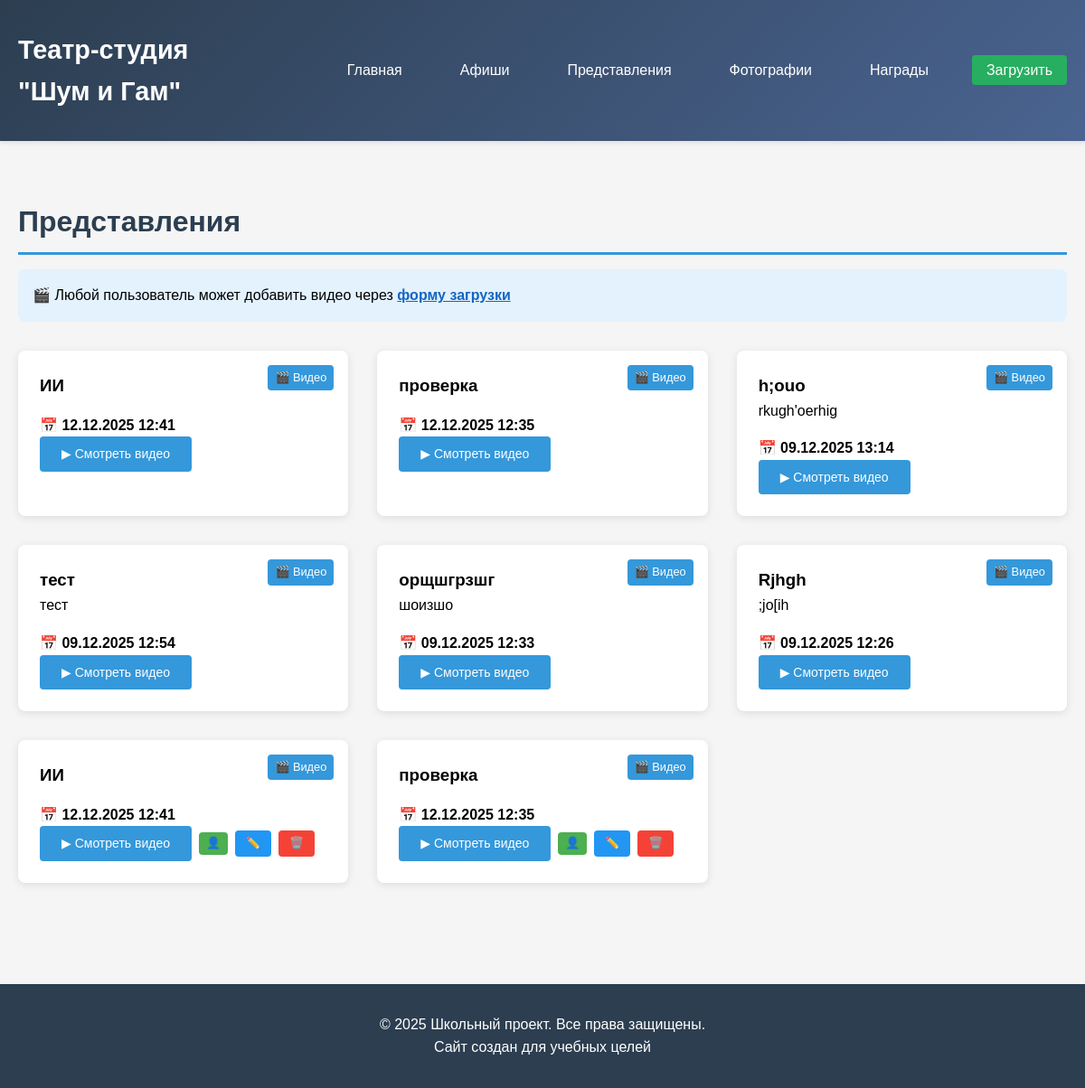
/performances/, run on an earlier commit of the app's database.
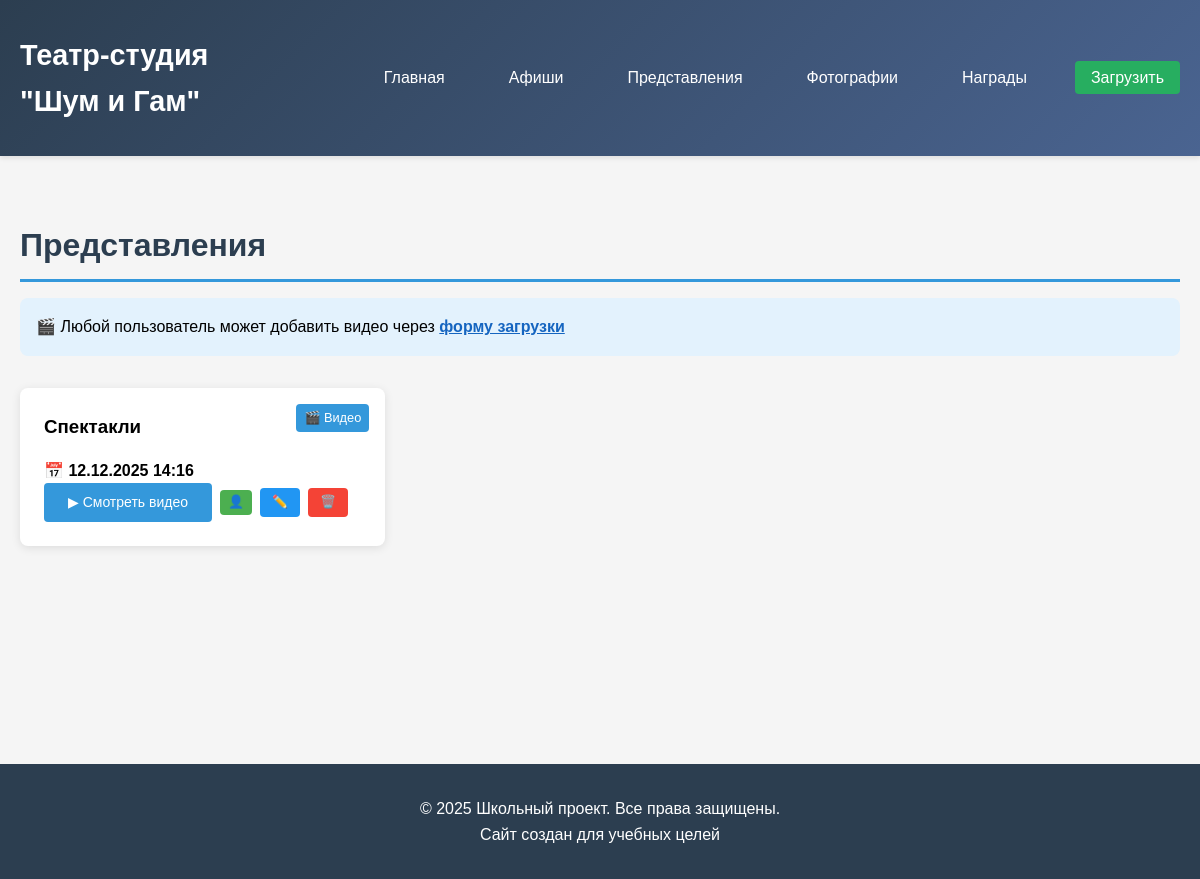
And on a later commit of the database.
### culture/models.py (models this page shows, shortened)
class Performance(models.Model):
    title = models.CharField(max_length=200)
    description = models.TextField()
    date = models.DateTimeField()
    youtube_url = models.URLField(
        blank=True,
        null=True,
        help_text="Ссылка на видео (YouTube, Vimeo, ВКонтакте)"
    )
    video_url = models.URLField(
        blank=True,
        null=True,
        help_text="Альтернативная ссылка на видео (для совместимости)"
    )
    video_file = models.FileField(
        upload_to='videos/',
        blank=True,
        null=True,
        help_text="Загрузите видео в формате MP4"
    )
    created_at = models.DateTimeField(default=timezone.now)
    def is_user_upload(self):
        return False

class UserUpload(models.Model):
    TYPE_CHOICES = [
        ('photo', 'Фотография'),
        ('video', 'Видео'),
        ('poster', 'Афиша'),
        ('award', 'Награда'),
    ]
    upload_type = models.CharField(max_length=10, choices=TYPE_CHOICES)
    title = models.CharField(max_length=200)
    description = models.TextField(blank=True)
    category = models.ForeignKey(Category, on_delete=models.SET_NULL, null=True, blank=True)
    image = models.ImageField(upload_to='user_uploads/images/', blank=True, null=True)
    video = models.FileField(upload_to='user_uploads/videos/', blank=True, null=True)
    youtube_url = models.URLField(blank=True, null=True)
    created_at = models.DateTimeField(default=timezone.now)
    def is_user_upload(self):
        return True

### culture/views.py (the view)
# urls.py: path('performances/', views.performances_list, name='performances'),
def performances_list(request):
    official_performances = Performance.objects.all().order_by('-date')
    user_performances = UserUpload.objects.filter(upload_type='video').order_by('-created_at')
    all_performances = list(official_performances) + list(user_performances)
    return render(request, 'culture/performances.html', {'performances': all_performances})

### culture/templates/culture/performances.html
{% extends 'culture/base.html' %}
{% block content %}
    <h1 class="section-title">Представления</h1>
    <div style="background: #e3f2fd; padding: 1rem; border-radius: 8px; margin-bottom: 1rem;">
        <p style="margin: 0;">🎬 Любой пользователь может добавить видео через <a href="{% url 'upload' %}" style="color: #1565c0; font-weight: bold;">форму загрузки</a></p>
    </div>
    <div class="grid">
        {% for performance in performances %}
        <div class="card">
            <div class="card-content">
                {% if performance.video_url or performance.video_file or performance.youtube_url %}
                <div style="position: absolute; top: 1rem; right: 1rem; background: #3498db; color: white; padding: 0.25rem 0.5rem; border-radius: 4px; font-size: 0.8rem;">
                    🎬 Видео
                </div>
                {% endif %}
                <h3>{{ performance.title }}</h3>
                <p>{{ performance.description|truncatechars:150 }}</p>
                <div style="margin-top: 1rem;">
                    <p><strong>📅
                        {% if performance.date %}
                            {{ performance.date|date:"d.m.Y H:i" }}
                        {% else %}
                            {{ performance.created_at|date:"d.m.Y H:i" }}
                        {% endif %}
                    </strong></p>
                    {% if performance.is_user_upload %}
                    <div style="display: flex; gap: 0.5rem; align-items: center;">
                        <a href="{% url 'performance_detail' performance.pk %}" class="btn">
                            ▶ Смотреть видео
                        </a>
                        <span style="background: #4caf50; color: white; padding: 2px 8px; border-radius: 4px; font-size: 0.8rem;">
                            👤
                        </span>
                        <a href="{% url 'edit_upload' performance.pk %}" style="background: #2196f3; color: white; padding: 0.25rem 0.75rem; border-radius: 4px; font-size: 0.8rem; text-decoration: none;">
                            ✏️
                        </a>
                        <a href="{% url 'delete_upload' performance.pk %}" style="background: #f44336; color: white; padding: 0.25rem 0.75rem; border-radius: 4px; font-size: 0.8rem; text-decoration: none;">
                            🗑️
                        </a>
                    </div>
                    {% else %}
                    <a href="{% url 'performance_detail' performance.pk %}" class="btn">
                        ▶ Смотреть видео
                    </a>
                    {% endif %}
                </div>
            </div>
        </div>
        {% empty %}
        <p>Представлений пока нет.</p>
        {% endfor %}
    </div>
{% endblock %}

What changed in the data, as far as the page shows it:
removed Performance: shows "🎬 Видео", title "ИИ", date "12.12.2025 12:41", shows "▶ Смотреть видео"
removed Performance: shows "🎬 Видео", title "проверка", date "12.12.2025 12:35", shows "▶ Смотреть видео"
removed Performance: shows "🎬 Видео", title "h;ouo", description "rkugh'oerhig", date "09.12.2025 13:14", shows "▶ Смотреть видео"
removed Performance: shows "🎬 Видео", title "тест", description "тест", date "09.12.2025 12:54", shows "▶ Смотреть видео"
removed Performance: shows "🎬 Видео", title "орщшгрзшг", description "шоизшо", date "09.12.2025 12:33", shows "▶ Смотреть видео"
removed Performance: shows "🎬 Видео", title "Rjhgh", description ";jo[ih", date "09.12.2025 12:26", shows "▶ Смотреть видео"
removed UserUpload: shows "🎬 Видео", title "ИИ", created_at "12.12.2025 12:41", shows "▶ Смотреть видео"
removed UserUpload: shows "🎬 Видео", title "проверка", created_at "12.12.2025 12:35", shows "▶ Смотреть видео"
added UserUpload: shows "🎬 Видео", title "Спектакли", created_at "12.12.2025 14:16", shows "▶ Смотреть видео"
